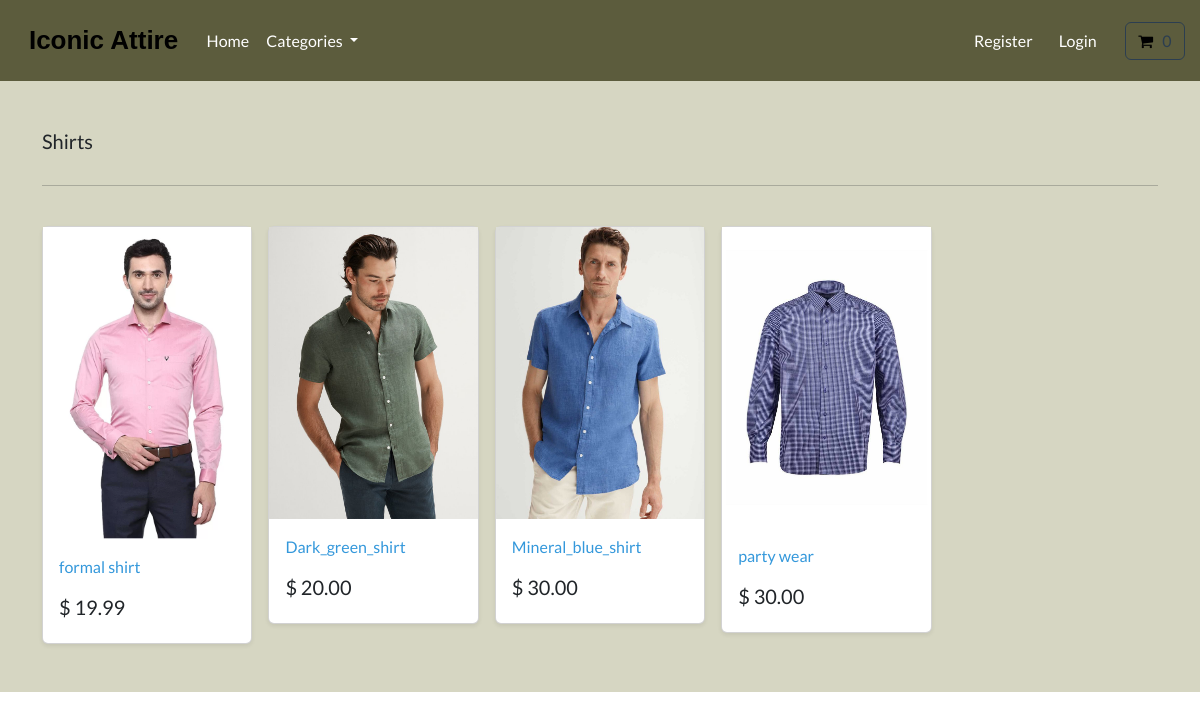
The page /search/shirts/ on the database its author committed.
### store/models.py (models this page shows, shortened)
class Category(models.Model):
    name=models.CharField(max_length=250,db_index=True)
    slug=models.SlugField(max_length=250,unique=True)
    class Meta:
        verbose_name_plural='categories'
    def get_absolute_url(self):
        return reverse('list-category', args={self.slug})

class Product(models.Model):
    category=models.ForeignKey(Category,related_name='product',on_delete=models.CASCADE,null=True)
    title=models.CharField(max_length=250)
    brand=models.CharField(max_length=250,default='un-branched')
    description=models.TextField(blank=True)
    slug=models.SlugField(max_length=255)
    price=models.DecimalField(max_digits=4,decimal_places=2)
    image=models.ImageField(upload_to='images/')
    class Meta:
        verbose_name_plural='products'
    def get_absolute_url(self):
        return reverse('product-info', args={self.slug})

### store/views.py (the view)
# urls.py: path('search/<slug:category_slug>/',views.list_category,name='list-category'),
def list_category(request,category_slug=None):
    category=get_object_or_404(Category,slug=category_slug)
    products=Product.objects.filter(category=category)
    return render(request,'store/list-category.html',{'category':category,'products':products})

### cart/cart.py (called while the page is built)
    def __len__(self):
        return sum(item['qty'] for item in self.cart.values())

### cart/context_processors.py (called while the page is built)
def cart(request):
    return {'cart':Cart(request)}

### store/views.py (called while the page is built)
def categories(request):
    all_categories=Category.objects.all()
    return{'all_categories':all_categories}

### store/templates/store/list-category.html
{% extends "./base.html" %}
{% load static %}
{% block content %}
<main>
  <div class="album py-5" style="background-color: #d6d6c2;">
    <div class="container">
      <div class="pb-3 h5">{{ category.name| capfirst }}</div>
      <hr>
      <br>
      <div class="row row-cols-1 row-cols-sm-2 row-cols-md-5 g-3">
        {% for product in products %}
        <div class="col">
          <div class="card shadow-sm">
          <img class="img-fluid" alt="Responsive image" src="{{ product.image.url }}">
            <div class="card-body">
              <p class="card-text">
                <a class="text-info text-decoration-none" href="{{ product.get_absolute_url }}"> {{ product.title }} </a>
              </p>
              <div class="d-flex justify-content-between align-items-center">
                <h5> $ {{ product.price }} </h5>
              </div>
            </div>
          </div>
        </div>
        {% endfor %}
      </div>
    </div>
  </div>
</main>
{% endblock %}

### rows shown on the page
Category: name "Shirts"
Product: image (picture), title "formal shirt", price "19.99"
Product: image (picture), title "Dark_green_shirt", price "20.00"
Product: image (picture), title "Mineral_blue_shirt", price "30.00"
Product: image (picture), title "party wear", price "30.00"
